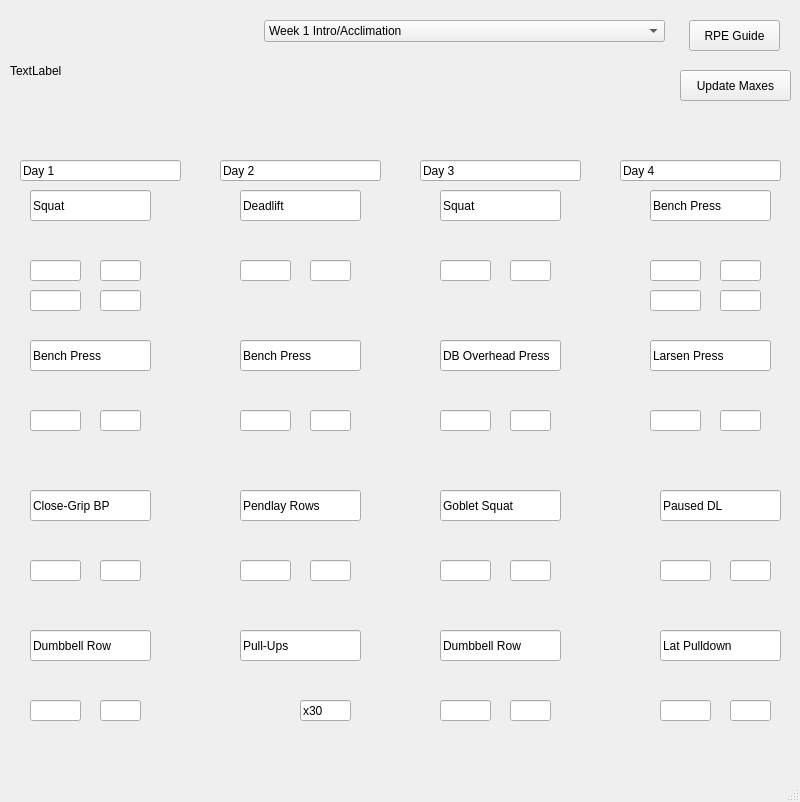
<?xml version="1.0" encoding="UTF-8"?>
<ui version="4.0">
 <class>LiftProgram</class>
 <widget class="QMainWindow" name="LiftProgram">
  <property name="geometry">
   <rect>
    <x>0</x>
    <y>0</y>
    <width>800</width>
    <height>802</height>
   </rect>
  </property>
  <property name="windowTitle">
   <string>MainWindow</string>
  </property>
  <widget class="QWidget" name="centralwidget">
   <widget class="QLabel" name="logo">
    <property name="geometry">
     <rect>
      <x>10</x>
      <y>0</y>
      <width>221</width>
      <height>141</height>
     </rect>
    </property>
    <property name="text">
     <string>TextLabel</string>
    </property>
   </widget>
   <widget class="QComboBox" name="comboBox">
    <property name="geometry">
     <rect>
      <x>264</x>
      <y>20</y>
      <width>401</width>
      <height>22</height>
     </rect>
    </property>
    <item>
     <property name="text">
      <string>Week 1 Intro/Acclimation</string>
     </property>
    </item>
    <item>
     <property name="text">
      <string>Week 2 Progress 1</string>
     </property>
    </item>
    <item>
     <property name="text">
      <string>Week 3 Progress 2</string>
     </property>
    </item>
    <item>
     <property name="text">
      <string>Week 4 Progress 3</string>
     </property>
    </item>
    <item>
     <property name="text">
      <string>Week 5 Deload/Intensity Prep</string>
     </property>
    </item>
    <item>
     <property name="text">
      <string>Week 6 Intensify/Peak 1</string>
     </property>
    </item>
    <item>
     <property name="text">
      <string>Week 7 Intensify/Peak 2</string>
     </property>
    </item>
    <item>
     <property name="text">
      <string>Week 8 Intensify/Peak 3</string>
     </property>
    </item>
    <item>
     <property name="text">
      <string>Week 9 Test/Compete</string>
     </property>
    </item>
   </widget>
   <widget class="QLineEdit" name="lineEdit">
    <property name="geometry">
     <rect>
      <x>20</x>
      <y>160</y>
      <width>161</width>
      <height>21</height>
     </rect>
    </property>
    <property name="text">
     <string>Day 1</string>
    </property>
    <property name="readOnly">
     <bool>true</bool>
    </property>
   </widget>
   <widget class="QLineEdit" name="lineEdit_5">
    <property name="geometry">
     <rect>
      <x>30</x>
      <y>190</y>
      <width>121</width>
      <height>31</height>
     </rect>
    </property>
    <property name="text">
     <string>Squat</string>
    </property>
    <property name="readOnly">
     <bool>true</bool>
    </property>
   </widget>
   <widget class="QLineEdit" name="lineEdit_6">
    <property name="geometry">
     <rect>
      <x>30</x>
      <y>340</y>
      <width>121</width>
      <height>31</height>
     </rect>
    </property>
    <property name="text">
     <string>Bench Press</string>
    </property>
    <property name="readOnly">
     <bool>true</bool>
    </property>
   </widget>
   <widget class="QLineEdit" name="lineEdit_7">
    <property name="geometry">
     <rect>
      <x>30</x>
      <y>490</y>
      <width>121</width>
      <height>31</height>
     </rect>
    </property>
    <property name="text">
     <string>Close-Grip BP</string>
    </property>
    <property name="readOnly">
     <bool>true</bool>
    </property>
   </widget>
   <widget class="QLineEdit" name="lineEdit_8">
    <property name="geometry">
     <rect>
      <x>30</x>
      <y>630</y>
      <width>121</width>
      <height>31</height>
     </rect>
    </property>
    <property name="text">
     <string>Dumbbell Row</string>
    </property>
    <property name="readOnly">
     <bool>true</bool>
    </property>
   </widget>
   <widget class="QLineEdit" name="lineEdit_2">
    <property name="geometry">
     <rect>
      <x>220</x>
      <y>160</y>
      <width>161</width>
      <height>21</height>
     </rect>
    </property>
    <property name="text">
     <string>Day 2</string>
    </property>
    <property name="readOnly">
     <bool>true</bool>
    </property>
   </widget>
   <widget class="QLineEdit" name="lineEdit_3">
    <property name="geometry">
     <rect>
      <x>420</x>
      <y>160</y>
      <width>161</width>
      <height>21</height>
     </rect>
    </property>
    <property name="text">
     <string>Day 3</string>
    </property>
    <property name="readOnly">
     <bool>true</bool>
    </property>
   </widget>
   <widget class="QLineEdit" name="lineEdit_9">
    <property name="geometry">
     <rect>
      <x>620</x>
      <y>160</y>
      <width>161</width>
      <height>21</height>
     </rect>
    </property>
    <property name="text">
     <string>Day 4</string>
    </property>
    <property name="readOnly">
     <bool>true</bool>
    </property>
   </widget>
   <widget class="QLineEdit" name="lineEdit_10">
    <property name="geometry">
     <rect>
      <x>240</x>
      <y>190</y>
      <width>121</width>
      <height>31</height>
     </rect>
    </property>
    <property name="text">
     <string>Deadlift</string>
    </property>
    <property name="readOnly">
     <bool>true</bool>
    </property>
   </widget>
   <widget class="QLineEdit" name="lineEdit_11">
    <property name="geometry">
     <rect>
      <x>240</x>
      <y>340</y>
      <width>121</width>
      <height>31</height>
     </rect>
    </property>
    <property name="text">
     <string>Bench Press</string>
    </property>
    <property name="readOnly">
     <bool>true</bool>
    </property>
   </widget>
   <widget class="QLineEdit" name="lineEdit_12">
    <property name="geometry">
     <rect>
      <x>240</x>
      <y>490</y>
      <width>121</width>
      <height>31</height>
     </rect>
    </property>
    <property name="text">
     <string>Pendlay Rows</string>
    </property>
    <property name="readOnly">
     <bool>true</bool>
    </property>
   </widget>
   <widget class="QLineEdit" name="lineEdit_13">
    <property name="geometry">
     <rect>
      <x>240</x>
      <y>630</y>
      <width>121</width>
      <height>31</height>
     </rect>
    </property>
    <property name="text">
     <string>Pull-Ups</string>
    </property>
    <property name="readOnly">
     <bool>true</bool>
    </property>
   </widget>
   <widget class="QLineEdit" name="lineEdit_14">
    <property name="geometry">
     <rect>
      <x>440</x>
      <y>190</y>
      <width>121</width>
      <height>31</height>
     </rect>
    </property>
    <property name="text">
     <string>Squat</string>
    </property>
    <property name="readOnly">
     <bool>true</bool>
    </property>
   </widget>
   <widget class="QLineEdit" name="lineEdit_15">
    <property name="geometry">
     <rect>
      <x>650</x>
      <y>190</y>
      <width>121</width>
      <height>31</height>
     </rect>
    </property>
    <property name="text">
     <string>Bench Press</string>
    </property>
    <property name="readOnly">
     <bool>true</bool>
    </property>
   </widget>
   <widget class="QLineEdit" name="lineEdit_16">
    <property name="geometry">
     <rect>
      <x>440</x>
      <y>340</y>
      <width>121</width>
      <height>31</height>
     </rect>
    </property>
    <property name="text">
     <string>DB Overhead Press</string>
    </property>
    <property name="readOnly">
     <bool>true</bool>
    </property>
   </widget>
   <widget class="QLineEdit" name="lineEdit_17">
    <property name="geometry">
     <rect>
      <x>650</x>
      <y>340</y>
      <width>121</width>
      <height>31</height>
     </rect>
    </property>
    <property name="text">
     <string>Larsen Press</string>
    </property>
    <property name="readOnly">
     <bool>true</bool>
    </property>
   </widget>
   <widget class="QLineEdit" name="lineEdit_18">
    <property name="geometry">
     <rect>
      <x>440</x>
      <y>490</y>
      <width>121</width>
      <height>31</height>
     </rect>
    </property>
    <property name="text">
     <string>Goblet Squat</string>
    </property>
    <property name="readOnly">
     <bool>true</bool>
    </property>
   </widget>
   <widget class="QLineEdit" name="lineEdit_19">
    <property name="geometry">
     <rect>
      <x>660</x>
      <y>490</y>
      <width>121</width>
      <height>31</height>
     </rect>
    </property>
    <property name="text">
     <string>Paused DL</string>
    </property>
    <property name="readOnly">
     <bool>true</bool>
    </property>
   </widget>
   <widget class="QLineEdit" name="lineEdit_20">
    <property name="geometry">
     <rect>
      <x>440</x>
      <y>630</y>
      <width>121</width>
      <height>31</height>
     </rect>
    </property>
    <property name="text">
     <string>Dumbbell Row</string>
    </property>
    <property name="readOnly">
     <bool>true</bool>
    </property>
   </widget>
   <widget class="QLineEdit" name="lineEdit_21">
    <property name="geometry">
     <rect>
      <x>660</x>
      <y>630</y>
      <width>121</width>
      <height>31</height>
     </rect>
    </property>
    <property name="text">
     <string>Lat Pulldown</string>
    </property>
    <property name="readOnly">
     <bool>true</bool>
    </property>
   </widget>
   <widget class="QLineEdit" name="sq1">
    <property name="geometry">
     <rect>
      <x>30</x>
      <y>260</y>
      <width>51</width>
      <height>21</height>
     </rect>
    </property>
    <property name="text">
     <string/>
    </property>
    <property name="readOnly">
     <bool>true</bool>
    </property>
   </widget>
   <widget class="QLineEdit" name="sq1Reps">
    <property name="geometry">
     <rect>
      <x>100</x>
      <y>260</y>
      <width>41</width>
      <height>21</height>
     </rect>
    </property>
    <property name="text">
     <string/>
    </property>
    <property name="readOnly">
     <bool>true</bool>
    </property>
   </widget>
   <widget class="QLineEdit" name="sq2">
    <property name="geometry">
     <rect>
      <x>30</x>
      <y>290</y>
      <width>51</width>
      <height>21</height>
     </rect>
    </property>
    <property name="text">
     <string/>
    </property>
    <property name="readOnly">
     <bool>true</bool>
    </property>
   </widget>
   <widget class="QLineEdit" name="sq2Reps">
    <property name="geometry">
     <rect>
      <x>100</x>
      <y>290</y>
      <width>41</width>
      <height>21</height>
     </rect>
    </property>
    <property name="text">
     <string/>
    </property>
    <property name="readOnly">
     <bool>true</bool>
    </property>
   </widget>
   <widget class="QLineEdit" name="b1">
    <property name="geometry">
     <rect>
      <x>30</x>
      <y>410</y>
      <width>51</width>
      <height>21</height>
     </rect>
    </property>
    <property name="text">
     <string/>
    </property>
    <property name="readOnly">
     <bool>true</bool>
    </property>
   </widget>
   <widget class="QLineEdit" name="b1Reps">
    <property name="geometry">
     <rect>
      <x>100</x>
      <y>410</y>
      <width>41</width>
      <height>21</height>
     </rect>
    </property>
    <property name="text">
     <string/>
    </property>
    <property name="readOnly">
     <bool>true</bool>
    </property>
   </widget>
   <widget class="QLineEdit" name="cg">
    <property name="geometry">
     <rect>
      <x>30</x>
      <y>560</y>
      <width>51</width>
      <height>21</height>
     </rect>
    </property>
    <property name="text">
     <string/>
    </property>
    <property name="readOnly">
     <bool>true</bool>
    </property>
   </widget>
   <widget class="QLineEdit" name="cgReps">
    <property name="geometry">
     <rect>
      <x>100</x>
      <y>560</y>
      <width>41</width>
      <height>21</height>
     </rect>
    </property>
    <property name="text">
     <string/>
    </property>
    <property name="readOnly">
     <bool>true</bool>
    </property>
   </widget>
   <widget class="QLineEdit" name="dbRowReps">
    <property name="geometry">
     <rect>
      <x>100</x>
      <y>700</y>
      <width>41</width>
      <height>21</height>
     </rect>
    </property>
    <property name="text">
     <string/>
    </property>
    <property name="readOnly">
     <bool>true</bool>
    </property>
   </widget>
   <widget class="QLineEdit" name="dbRow">
    <property name="geometry">
     <rect>
      <x>30</x>
      <y>700</y>
      <width>51</width>
      <height>21</height>
     </rect>
    </property>
    <property name="text">
     <string/>
    </property>
    <property name="readOnly">
     <bool>true</bool>
    </property>
   </widget>
   <widget class="QLineEdit" name="dl">
    <property name="geometry">
     <rect>
      <x>240</x>
      <y>260</y>
      <width>51</width>
      <height>21</height>
     </rect>
    </property>
    <property name="text">
     <string/>
    </property>
    <property name="readOnly">
     <bool>true</bool>
    </property>
   </widget>
   <widget class="QLineEdit" name="dlReps">
    <property name="geometry">
     <rect>
      <x>310</x>
      <y>260</y>
      <width>41</width>
      <height>21</height>
     </rect>
    </property>
    <property name="text">
     <string/>
    </property>
    <property name="readOnly">
     <bool>true</bool>
    </property>
   </widget>
   <widget class="QLineEdit" name="bp2">
    <property name="geometry">
     <rect>
      <x>240</x>
      <y>410</y>
      <width>51</width>
      <height>21</height>
     </rect>
    </property>
    <property name="text">
     <string/>
    </property>
    <property name="readOnly">
     <bool>true</bool>
    </property>
   </widget>
   <widget class="QLineEdit" name="bp2Reps">
    <property name="geometry">
     <rect>
      <x>310</x>
      <y>410</y>
      <width>41</width>
      <height>21</height>
     </rect>
    </property>
    <property name="text">
     <string/>
    </property>
    <property name="readOnly">
     <bool>true</bool>
    </property>
   </widget>
   <widget class="QLineEdit" name="pendlay">
    <property name="geometry">
     <rect>
      <x>240</x>
      <y>560</y>
      <width>51</width>
      <height>21</height>
     </rect>
    </property>
    <property name="text">
     <string/>
    </property>
    <property name="readOnly">
     <bool>true</bool>
    </property>
   </widget>
   <widget class="QLineEdit" name="PendlayReps">
    <property name="geometry">
     <rect>
      <x>310</x>
      <y>560</y>
      <width>41</width>
      <height>21</height>
     </rect>
    </property>
    <property name="text">
     <string/>
    </property>
    <property name="readOnly">
     <bool>true</bool>
    </property>
   </widget>
   <widget class="QLineEdit" name="lineEdit_37">
    <property name="geometry">
     <rect>
      <x>300</x>
      <y>700</y>
      <width>51</width>
      <height>21</height>
     </rect>
    </property>
    <property name="text">
     <string>x30</string>
    </property>
    <property name="readOnly">
     <bool>true</bool>
    </property>
   </widget>
   <widget class="QLineEdit" name="sq3">
    <property name="geometry">
     <rect>
      <x>440</x>
      <y>260</y>
      <width>51</width>
      <height>21</height>
     </rect>
    </property>
    <property name="text">
     <string/>
    </property>
    <property name="readOnly">
     <bool>true</bool>
    </property>
   </widget>
   <widget class="QLineEdit" name="sq3Reps">
    <property name="geometry">
     <rect>
      <x>510</x>
      <y>260</y>
      <width>41</width>
      <height>21</height>
     </rect>
    </property>
    <property name="text">
     <string/>
    </property>
    <property name="readOnly">
     <bool>true</bool>
    </property>
   </widget>
   <widget class="QLineEdit" name="ohp">
    <property name="geometry">
     <rect>
      <x>440</x>
      <y>410</y>
      <width>51</width>
      <height>21</height>
     </rect>
    </property>
    <property name="text">
     <string/>
    </property>
    <property name="readOnly">
     <bool>true</bool>
    </property>
   </widget>
   <widget class="QLineEdit" name="ohpReps">
    <property name="geometry">
     <rect>
      <x>510</x>
      <y>410</y>
      <width>41</width>
      <height>21</height>
     </rect>
    </property>
    <property name="text">
     <string/>
    </property>
    <property name="readOnly">
     <bool>true</bool>
    </property>
   </widget>
   <widget class="QLineEdit" name="goblet">
    <property name="geometry">
     <rect>
      <x>440</x>
      <y>560</y>
      <width>51</width>
      <height>21</height>
     </rect>
    </property>
    <property name="text">
     <string/>
    </property>
    <property name="readOnly">
     <bool>true</bool>
    </property>
   </widget>
   <widget class="QLineEdit" name="gobletReps">
    <property name="geometry">
     <rect>
      <x>510</x>
      <y>560</y>
      <width>41</width>
      <height>21</height>
     </rect>
    </property>
    <property name="text">
     <string/>
    </property>
    <property name="readOnly">
     <bool>true</bool>
    </property>
   </widget>
   <widget class="QLineEdit" name="dbRow2Reps">
    <property name="geometry">
     <rect>
      <x>510</x>
      <y>700</y>
      <width>41</width>
      <height>21</height>
     </rect>
    </property>
    <property name="text">
     <string/>
    </property>
    <property name="readOnly">
     <bool>true</bool>
    </property>
   </widget>
   <widget class="QLineEdit" name="bp3">
    <property name="geometry">
     <rect>
      <x>650</x>
      <y>260</y>
      <width>51</width>
      <height>21</height>
     </rect>
    </property>
    <property name="text">
     <string/>
    </property>
    <property name="readOnly">
     <bool>true</bool>
    </property>
   </widget>
   <widget class="QLineEdit" name="bp3Reps">
    <property name="geometry">
     <rect>
      <x>720</x>
      <y>260</y>
      <width>41</width>
      <height>21</height>
     </rect>
    </property>
    <property name="text">
     <string/>
    </property>
    <property name="readOnly">
     <bool>true</bool>
    </property>
   </widget>
   <widget class="QLineEdit" name="bp4">
    <property name="geometry">
     <rect>
      <x>650</x>
      <y>290</y>
      <width>51</width>
      <height>21</height>
     </rect>
    </property>
    <property name="text">
     <string/>
    </property>
    <property name="readOnly">
     <bool>true</bool>
    </property>
   </widget>
   <widget class="QLineEdit" name="bp4Reps">
    <property name="geometry">
     <rect>
      <x>720</x>
      <y>290</y>
      <width>41</width>
      <height>21</height>
     </rect>
    </property>
    <property name="text">
     <string/>
    </property>
    <property name="readOnly">
     <bool>true</bool>
    </property>
   </widget>
   <widget class="QLineEdit" name="larson">
    <property name="geometry">
     <rect>
      <x>650</x>
      <y>410</y>
      <width>51</width>
      <height>21</height>
     </rect>
    </property>
    <property name="text">
     <string/>
    </property>
    <property name="readOnly">
     <bool>true</bool>
    </property>
   </widget>
   <widget class="QLineEdit" name="larsenReps">
    <property name="geometry">
     <rect>
      <x>720</x>
      <y>410</y>
      <width>41</width>
      <height>21</height>
     </rect>
    </property>
    <property name="text">
     <string/>
    </property>
    <property name="readOnly">
     <bool>true</bool>
    </property>
   </widget>
   <widget class="QLineEdit" name="pausedDl">
    <property name="geometry">
     <rect>
      <x>660</x>
      <y>560</y>
      <width>51</width>
      <height>21</height>
     </rect>
    </property>
    <property name="text">
     <string/>
    </property>
    <property name="readOnly">
     <bool>true</bool>
    </property>
   </widget>
   <widget class="QLineEdit" name="pausedDLReps">
    <property name="geometry">
     <rect>
      <x>730</x>
      <y>560</y>
      <width>41</width>
      <height>21</height>
     </rect>
    </property>
    <property name="text">
     <string/>
    </property>
    <property name="readOnly">
     <bool>true</bool>
    </property>
   </widget>
   <widget class="QLineEdit" name="lat">
    <property name="geometry">
     <rect>
      <x>660</x>
      <y>700</y>
      <width>51</width>
      <height>21</height>
     </rect>
    </property>
    <property name="text">
     <string/>
    </property>
    <property name="readOnly">
     <bool>true</bool>
    </property>
   </widget>
   <widget class="QLineEdit" name="latReps">
    <property name="geometry">
     <rect>
      <x>730</x>
      <y>700</y>
      <width>41</width>
      <height>21</height>
     </rect>
    </property>
    <property name="text">
     <string/>
    </property>
    <property name="readOnly">
     <bool>true</bool>
    </property>
   </widget>
   <widget class="QPushButton" name="pushButton">
    <property name="geometry">
     <rect>
      <x>689</x>
      <y>20</y>
      <width>91</width>
      <height>31</height>
     </rect>
    </property>
    <property name="text">
     <string>RPE Guide</string>
    </property>
   </widget>
   <widget class="QLineEdit" name="dbRow2">
    <property name="geometry">
     <rect>
      <x>440</x>
      <y>700</y>
      <width>51</width>
      <height>21</height>
     </rect>
    </property>
    <property name="text">
     <string/>
    </property>
    <property name="readOnly">
     <bool>true</bool>
    </property>
   </widget>
   <widget class="QPushButton" name="pushButton_2">
    <property name="geometry">
     <rect>
      <x>680</x>
      <y>70</y>
      <width>111</width>
      <height>31</height>
     </rect>
    </property>
    <property name="text">
     <string>Update Maxes</string>
    </property>
   </widget>
  </widget>
  <widget class="QMenuBar" name="menubar">
   <property name="geometry">
    <rect>
     <x>0</x>
     <y>0</y>
     <width>800</width>
     <height>21</height>
    </rect>
   </property>
  </widget>
  <widget class="QStatusBar" name="statusbar"/>
 </widget>
 <resources/>
 <connections>
  <connection>
   <sender>pushButton</sender>
   <signal>clicked()</signal>
   <receiver>LiftProgram</receiver>
   <slot>rpe()</slot>
   <hints>
    <hint type="sourcelabel">
     <x>728</x>
     <y>52</y>
    </hint>
    <hint type="destinationlabel">
     <x>792</x>
     <y>48</y>
    </hint>
   </hints>
  </connection>
 </connections>
 <slots>
  <slot>rpe()</slot>
 </slots>
</ui>
